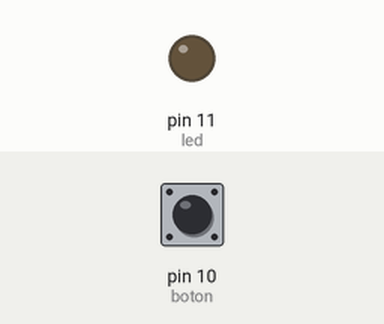
This sketch was run on a simulated Arduino Uno, built with avr-gcc and run on an emulated ATmega328P. On the bench: output pins drawn as LEDs (lit = HIGH). The inputs (shaded band) are chosen by the test bench; at power-on: pin 10 (boton) LOW.

Above: at 1.2 s.
1.3 s: pin 10 (boton) pulled HIGH for 0.15 s
At 1.37 s:
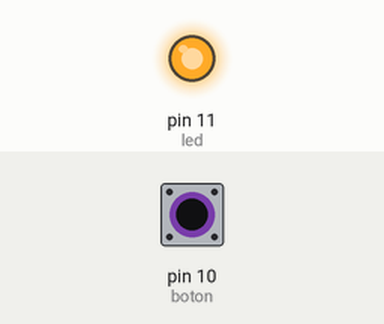
2.9 s: pin 10 (boton) pulled HIGH for 3.2 s
At 6.8 s:
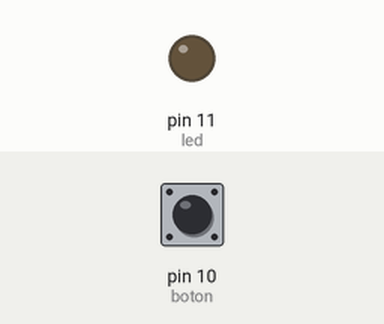
Timing chart, 0 to 8.3 s (numbered marks = the images above; inputs shaded):
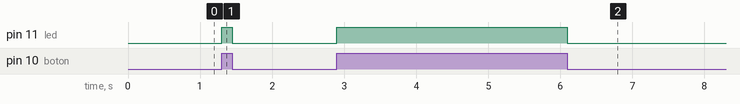

The sketch:

atmega_boton_if.ino
```cpp
int led = 11;
int boton = 10;

int status_boton = 0;

void setup(){
  pinMode(led, OUTPUT);
  pinMode(boton, INPUT);
}

void loop(){
  status_boton = digitalRead(boton);

  if (status_boton == HIGH) {
    digitalWrite(led, HIGH);  // Enciende el LED si el botón está presionado
  } else {
    digitalWrite(led, LOW);   // Apaga el LED si el botón no está presionado
  }
}
```

Measured:
- after the input at 1.3 s, pin 11 (led): LOW → HIGH at once, → LOW 0.15 s later
- after the input at 2.9 s, pin 11 (led): LOW → HIGH at once, → LOW 3.2 s later
